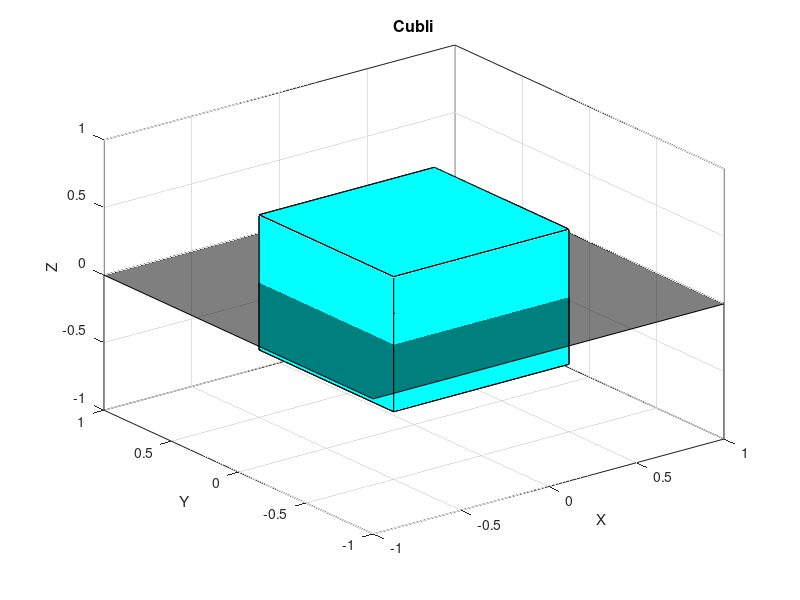

This chart was generated by the following MATLAB code: (Note: this script raises an error after producing the figure.)
width = 0.5;
length = 0.5;
height = 0.5;

X = [-1 -1 -1 -1  1 -1;
     -1 -1 -1 -1  1 -1;
      1  1  1 -1  1  1;
      1  1  1 -1  1  1];

Y = [-1 -1  1 -1 -1 -1;
      1  1  1 -1 -1 -1;
      1  1  1  1  1 -1;
     -1 -1  1  1  1 -1];

Z = [-1  1 -1 -1 -1 -1;
     -1  1  1  1  1  1;
     -1  1  1  1  1  1;
     -1  1 -1 -1 -1 -1];

X = X*length;
Y = Y*width;
Z = Z*height;


cubli_graph = fill3(X,Y,Z,'c');
hold on
surface_graph = fill3([-1 1 1 -1],[-1 -1 1 1],[0 0 0 0],'k','FaceAlpha',0.5);
title('\fontsize{16}Cubli')
xlabel('X');
ylabel('Y'); 
zlabel('Z');
axis([-1 1 -1 1 -1 1])
grid on
box on

cubli = [reshape(X,1,24); reshape(Y,1,24); reshape(Z,1,24)];

for i = 1:size(t,1)
    
    % Euler angles
    
    R = quat2dcm([x(i,1) x(i,2) x(i,3) x(i,4)]); 
    V = R'*cubli;
    
    % Plot
    
    X=reshape(V(1,:),4,6);
    Y=reshape(V(2,:),4,6);
    Z=reshape(V(3,:),4,6);
    
    set(cubli_graph,'XData',X);
    set(cubli_graph,'YData',Y);
    set(cubli_graph,'ZData',Z);
  
    
  
   
    drawnow
  
end

